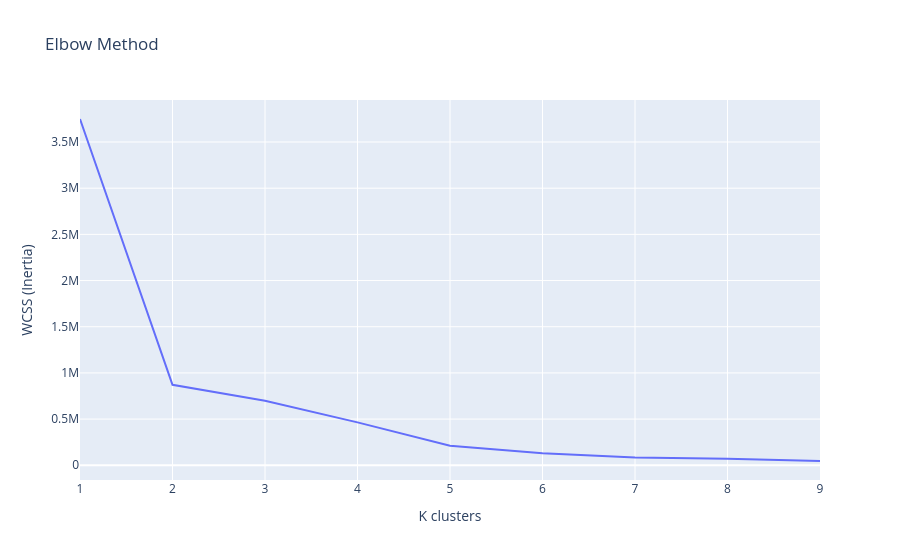

Source (notebook cell):
### Code cell
# Elbow Method
# Lista para armazenar os valores de inércia (WCSS)
n_clusters = range(1, 10)
kmeans = [KMeans(n_clusters=i, random_state=42).fit(X) for i in n_clusters]
wcss = [kmeans[i].inertia_ for i in range(len(kmeans))]

# Plotando o gráfico
pltdf = pd.DataFrame({'K clusters': n_clusters, 'WCSS (Inertia)': wcss})
px.line(pltdf, x='K clusters', y='WCSS (Inertia)', title='Elbow Method')

### Figure 1 — Plotly figure (JSON) as saved in the notebook; plotly's stock layout.template omitted (floating-point values rounded to 4 significant figures)
{"data": [{"hovertemplate": "K clusters=%{x}<br>WCSS (Inertia)=%{y}<extra></extra>", "legendgroup": "", "line": {"color": "#636efa", "dash": "solid"}, "marker": {"symbol": "circle"}, "mode": "lines", "name": "", "orientation": "v", "showlegend": false, "type": "scatter", "x": [1, 2, 3, 4, 5, 6, 7, 8, 9], "xaxis": "x", "y": [3749000.0, 871400.0, 699400.0, 464300.0, 210600.0, 131400.0, 84740.0, 71720.0, 46360.0], "yaxis": "y"}], "layout": {"legend": {"tracegroupgap": 0}, "title": {"text": "Elbow Method"}, "xaxis": {"anchor": "y", "domain": [0, 1], "title": {"text": "K clusters"}}, "yaxis": {"anchor": "x", "domain": [0, 1], "title": {"text": "WCSS (Inertia)"}}}}
